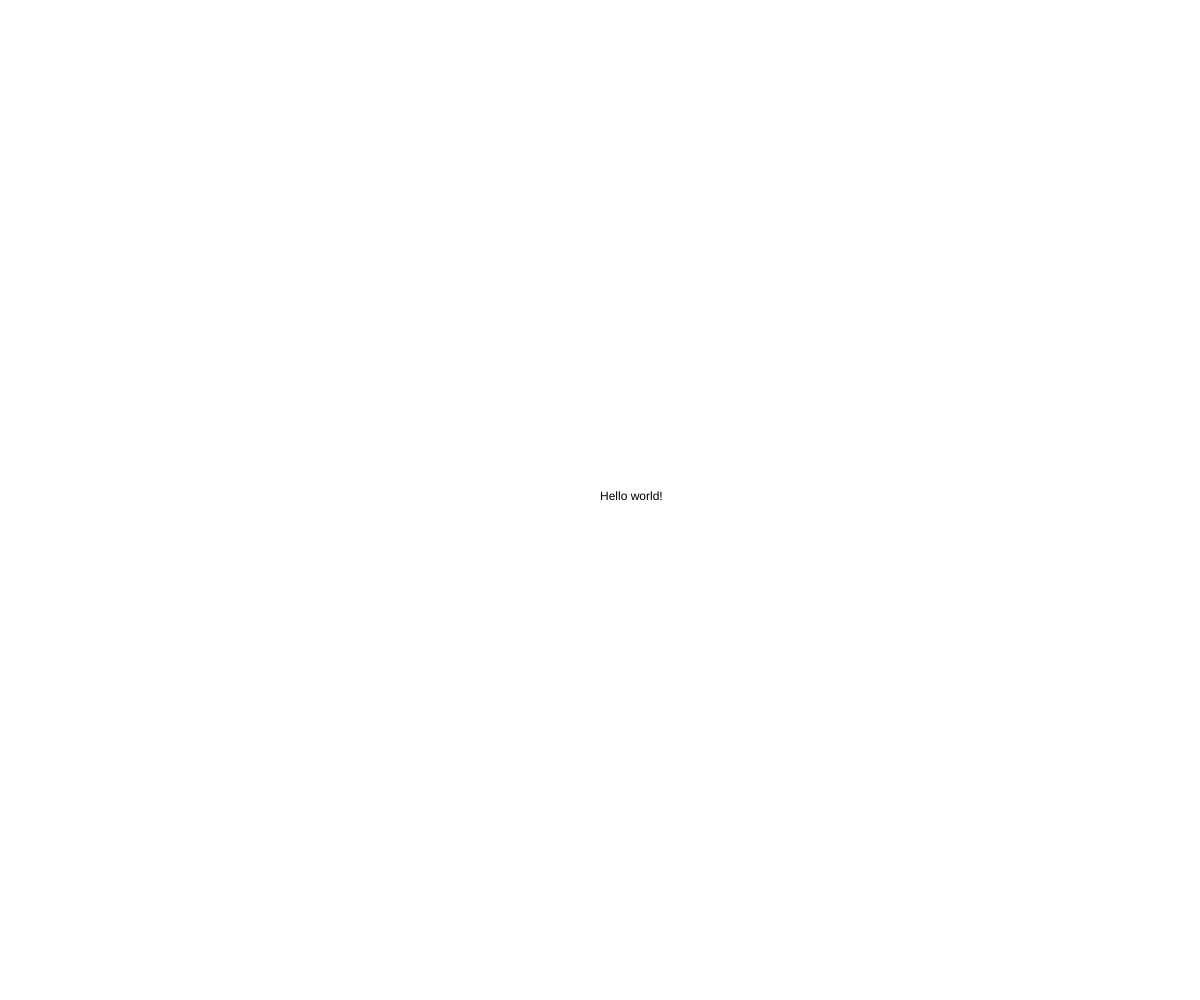
Frame 1 (no input)
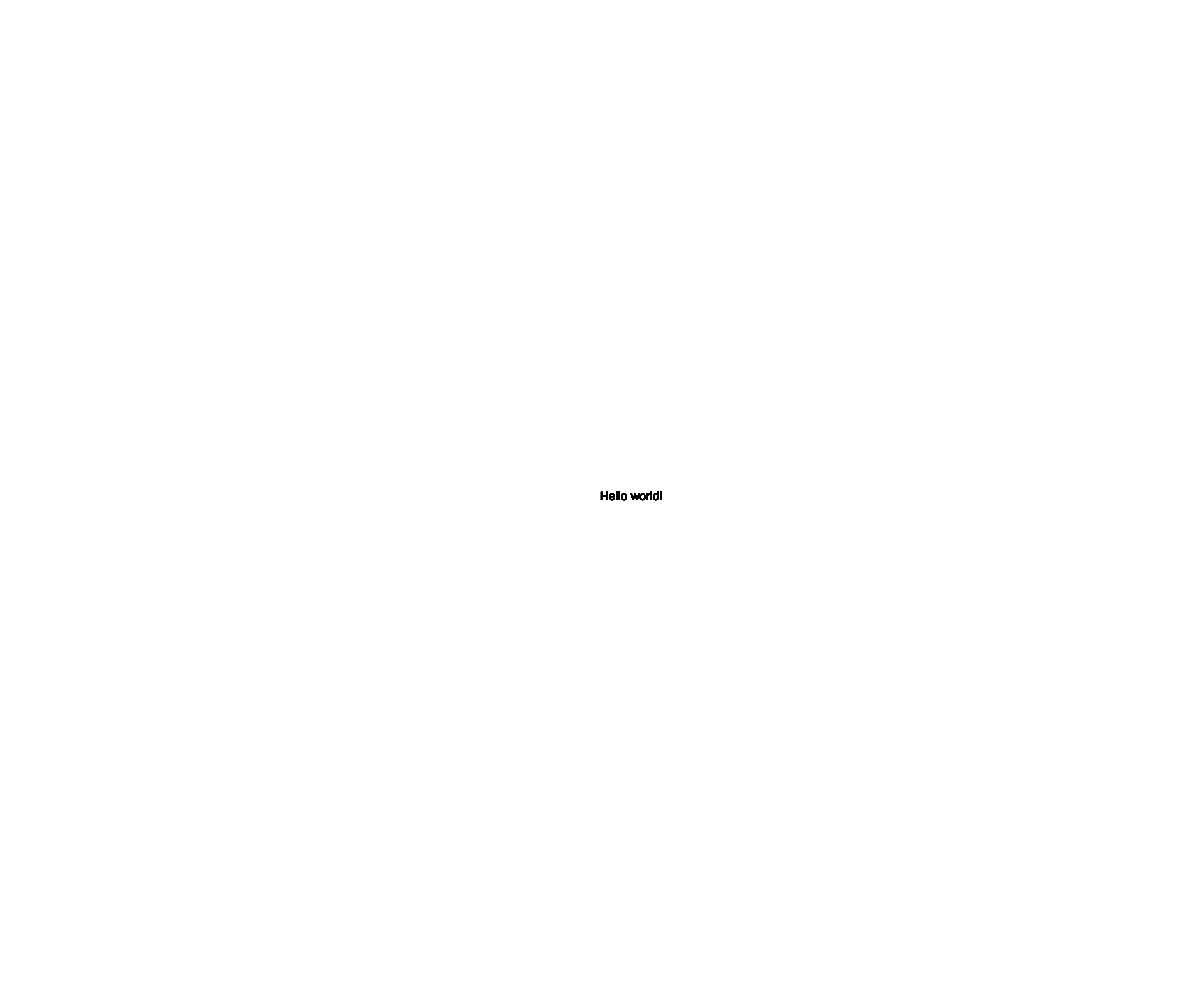
Frame 60 (no input)
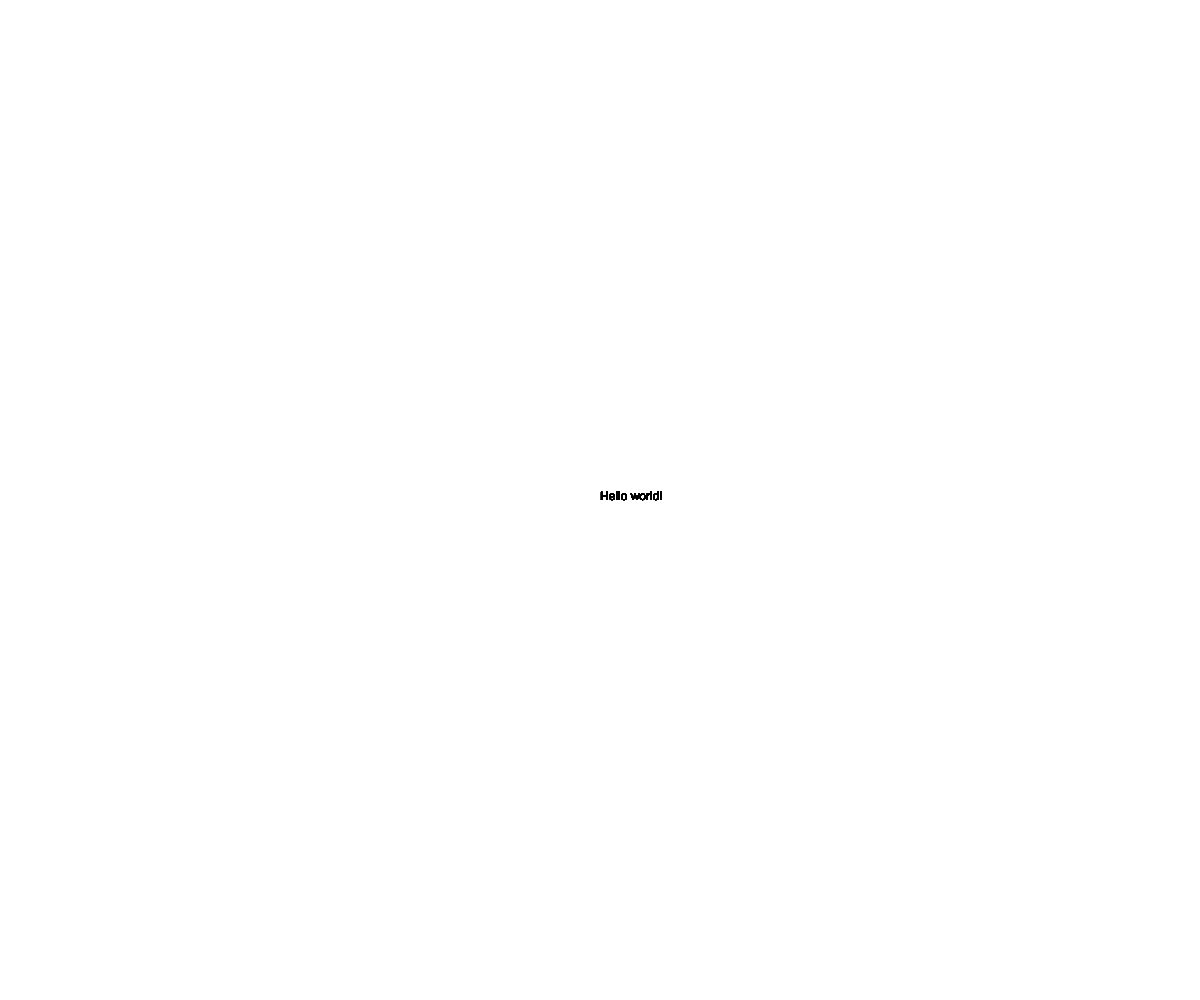
Frame 120 (the mouse pressed at the canvas centre since frame 60)

The p5.js sketch that drew these frames (run headless with seeded random() and noise() and a simulated clock; from frame 60 on, the mouse is pressed at the canvas centre):

// p5.js sketch
// ── sketch.js

/** Displays the text "Hello World" in the center of the window **/

function setup() {

  createCanvas(windowWidth, windowHeight);

}

function draw() {

  text('Hello world!', windowWidth/2, windowHeight/2);

}
